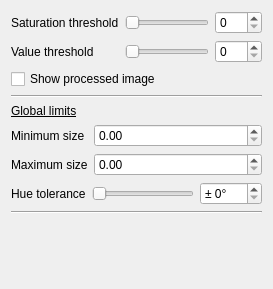
        <widget class="QWidget" name="page_2">
         <layout class="QVBoxLayout" name="verticalLayout_7">
          <item>
           <layout class="QFormLayout" name="formLayout_5">
            <item row="0" column="0">
             <widget class="QLabel" name="label">
              <property name="text">
               <string>Saturation threshold</string>
              </property>
             </widget>
            </item>
            <item row="0" column="1">
             <layout class="QHBoxLayout" name="horizontalLayout_14">
              <item>
               <widget class="QSlider" name="satSlider">
                <property name="maximum">
                 <number>255</number>
                </property>
                <property name="orientation">
                 <enum>Qt::Horizontal</enum>
                </property>
               </widget>
              </item>
              <item>
               <widget class="QSpinBox" name="satBox">
                <property name="maximum">
                 <number>255</number>
                </property>
               </widget>
              </item>
             </layout>
            </item>
            <item row="1" column="0">
             <widget class="QLabel" name="label_11">
              <property name="text">
               <string>Value threshold</string>
              </property>
             </widget>
            </item>
            <item row="1" column="1">
             <layout class="QHBoxLayout" name="horizontalLayout_16">
              <item>
               <widget class="QSlider" name="valSlider">
                <property name="maximum">
                 <number>255</number>
                </property>
                <property name="orientation">
                 <enum>Qt::Horizontal</enum>
                </property>
               </widget>
              </item>
              <item>
               <widget class="QSpinBox" name="valBox">
                <property name="maximum">
                 <number>255</number>
                </property>
               </widget>
              </item>
             </layout>
            </item>
           </layout>
          </item>
          <item>
           <widget class="QCheckBox" name="colorthresholdBox">
            <property name="text">
             <string>Show processed image</string>
            </property>
           </widget>
          </item>
          <item>
           <widget class="Line" name="line_7">
            <property name="orientation">
             <enum>Qt::Horizontal</enum>
            </property>
           </widget>
          </item>
          <item>
           <widget class="QLabel" name="label_37">
            <property name="text">
             <string>&lt;html&gt;&lt;head/&gt;&lt;body&gt;&lt;p&gt;&lt;span style=&quot; text-decoration: underline;&quot;&gt;Global limits&lt;/span&gt;&lt;/p&gt;&lt;/body&gt;&lt;/html&gt;</string>
            </property>
           </widget>
          </item>
          <item>
           <layout class="QFormLayout" name="formLayout_6">
            <item row="0" column="0">
             <widget class="QLabel" name="label_36">
              <property name="text">
               <string>Minimum size</string>
              </property>
             </widget>
            </item>
            <item row="0" column="1">
             <layout class="QHBoxLayout" name="horizontalLayout_17">
              <item>
               <widget class="QDoubleSpinBox" name="globminBox">
                <property name="maximum">
                 <double>25.000000000000000</double>
                </property>
                <property name="singleStep">
                 <double>0.100000000000000</double>
                </property>
               </widget>
              </item>
             </layout>
            </item>
            <item row="1" column="0">
             <widget class="QLabel" name="label_38">
              <property name="text">
               <string>Maximum size</string>
              </property>
             </widget>
            </item>
            <item row="1" column="1">
             <layout class="QHBoxLayout" name="horizontalLayout_18">
              <item>
               <widget class="QDoubleSpinBox" name="globmaxBox">
                <property name="maximum">
                 <double>25.000000000000000</double>
                </property>
                <property name="singleStep">
                 <double>0.100000000000000</double>
                </property>
               </widget>
              </item>
             </layout>
            </item>
           </layout>
          </item>
          <item>
           <layout class="QHBoxLayout" name="horizontalLayout_15">
            <item>
             <widget class="QLabel" name="label_39">
              <property name="text">
               <string>Hue tolerance</string>
              </property>
             </widget>
            </item>
            <item>
             <widget class="QSlider" name="hueToleranceSlider">
              <property name="maximum">
               <number>255</number>
              </property>
              <property name="orientation">
               <enum>Qt::Horizontal</enum>
              </property>
             </widget>
            </item>
            <item>
             <widget class="QSpinBox" name="hueToleranceBox">
              <property name="suffix">
               <string>°</string>
              </property>
              <property name="prefix">
               <string>± </string>
              </property>
              <property name="maximum">
               <number>255</number>
              </property>
             </widget>
            </item>
           </layout>
          </item>
          <item>
           <widget class="Line" name="line_11">
            <property name="orientation">
             <enum>Qt::Horizontal</enum>
            </property>
           </widget>
          </item>
          <item>
           <widget class="PointSelector" name="ratFrontSelector" native="true"/>
          </item>
          <item>
           <widget class="PointSelector" name="ratBackSelector" native="true"/>
          </item>
          <item>
           <widget class="PointSelector" name="robotFrontSelector" native="true"/>
          </item>
          <item>
           <widget class="PointSelector" name="robotBackSelector" native="true"/>
          </item>
          <item>
           <spacer name="verticalSpacer_5">
            <property name="orientation">
             <enum>Qt::Vertical</enum>
            </property>
            <property name="sizeHint" stdset="0">
             <size>
              <width>20</width>
              <height>40</height>
             </size>
            </property>
           </spacer>
          </item>
         </layout>
        </widget>
